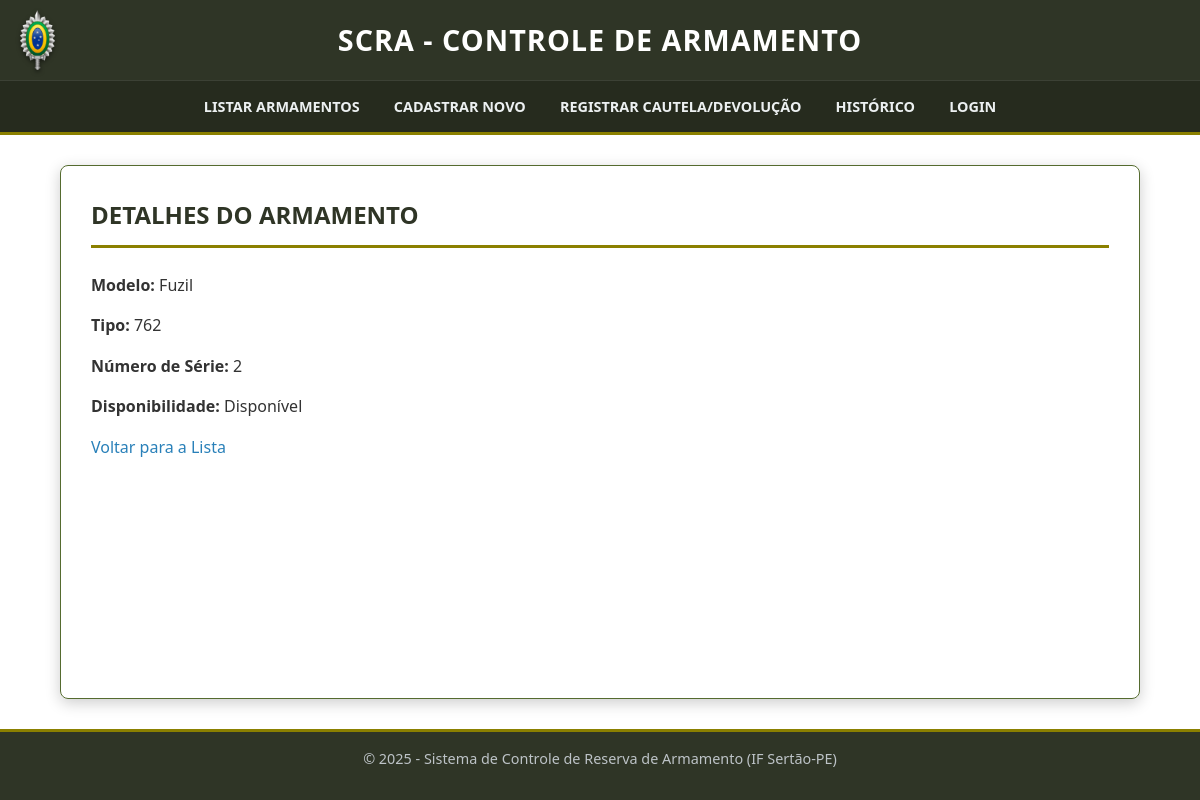
/armamentos/detalhes/3/, run on the app's committed database.
### armamentos/models.py (models this page shows, shortened)
class Armamento(models.Model):
    modelo = models.CharField(max_length=100)
    tipo = models.CharField(max_length=50)
    numero_serie = models.CharField(max_length=50, unique=True)
    disponivel = models.BooleanField(default=True)

### armamentos/views.py (the view)
# urls.py: path('detalhes/<int:pk>/', views.detalhes_armamento, name='detalhes_armamento'),
def detalhes_armamento(request, pk):
    armamento = get_object_or_404(Armamento, pk=pk)
    return render(request, 'armamentos/detalhes_armamento.html', {'produto': armamento})

### armamentos/templates/armamentos/detalhes_armamento.html
{% extends 'base.html' %} {% block title %}Detalhes do Armamento{% endblock %}
{% block content %}
<h2>Detalhes do Armamento</h2>
<p><strong>Modelo:</strong> {{ produto.modelo }}</p>
<p><strong>Tipo:</strong> {{ produto.tipo }}</p>
<p><strong>Número de Série:</strong> {{ produto.numero_serie }}</p>
<p><strong>Disponibilidade:</strong>
    {% if produto.disponivel %} Disponível {% else %} Indisponível {% endif %}
</p>
<a href="{% url 'listar_armamentos' %}">Voltar para a Lista</a>
{% endblock %}

### static/css/style.css (style rules this page uses)
* { box-sizing: border-box; margin: 0; padding: 0; }
body { font-family: 'Segoe UI', Tahoma, Geneva, Verdana, sans-serif; line-height: 1.6; background-image: url("/static/img/camuflado.png"); background-size: cover; background-repeat: no-repeat; background-attachment: fixed; background-position: center; color: #333; display: flex; flex-direction: column; align-items: center; min-height: 100vh; }
h2 { color: #2F3526; border-bottom: 3px solid #8B8000; padding-bottom: 10px; margin-bottom: 25px; text-transform: uppercase; }
a { color: #2980b9; text-decoration: none; }
p { margin-bottom: 15px; }
strong { font-weight: bold; }

### data on the page
Armamento: modelo "Fuzil", tipo "762", numero_serie "2"
